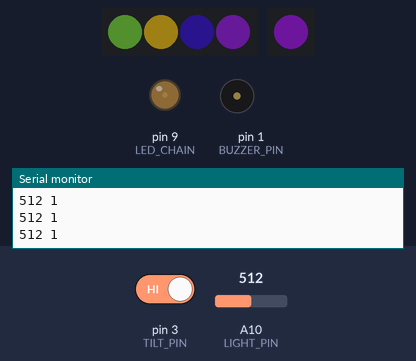
The sketch below on a simulated Arduino Mega 2560, built with avr-gcc and run on an emulated ATmega2560. Shown: 4 RGB LEDs in strip order, left to right, 1 RGB LEDs in strip order, left to right, output pins drawn as LEDs (lit = HIGH), buzzer (waves = sounding), the last lines printed to the serial monitor. The inputs (shaded band) are chosen by the test bench; at power-on: A10 (LIGHT_PIN) = 512, pin 3 (TILT_PIN) HIGH. Dim RGB values are drawn brighter than linear; random numbers use the default seed unless the sketch sets one.

Above: at 6.2 s.
6.3 s: A10 (LIGHT_PIN) set to 6
At 6.92 s:
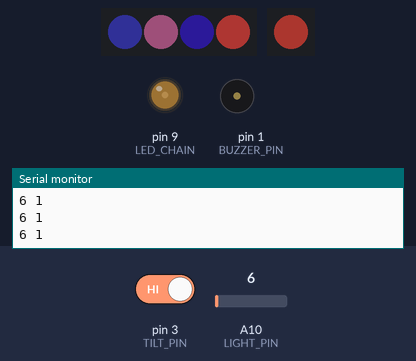
9.3 s: pin 3 (TILT_PIN) driven LOW
At 10.59 s:
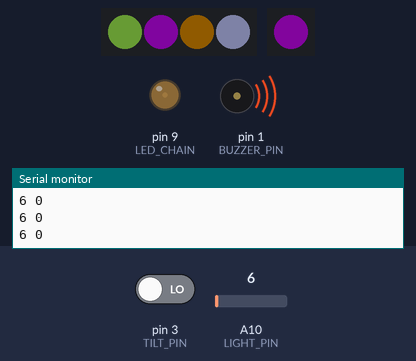
12.3 s: A10 (LIGHT_PIN) set to 0
At 13.13 s:
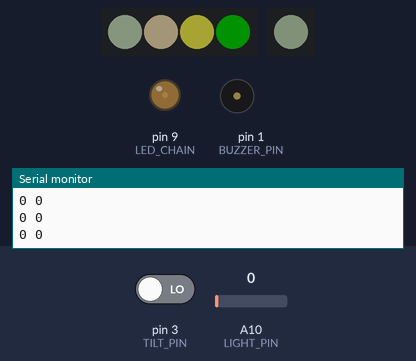
15.3 s: pin 3 (TILT_PIN) driven HIGH
At 15.71 s:
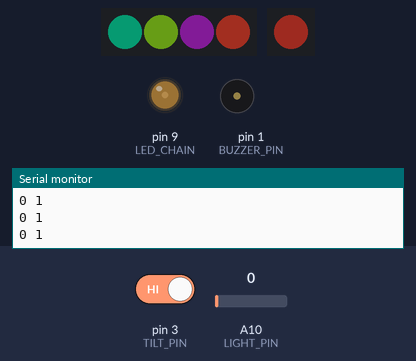
18.3 s: A10 (LIGHT_PIN) set to 18
At 18.58 s:
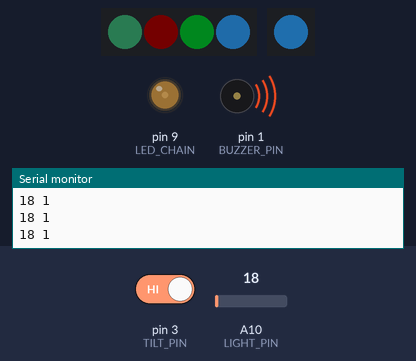
21.3 s: pin 3 (TILT_PIN) driven LOW
At 21.57 s:
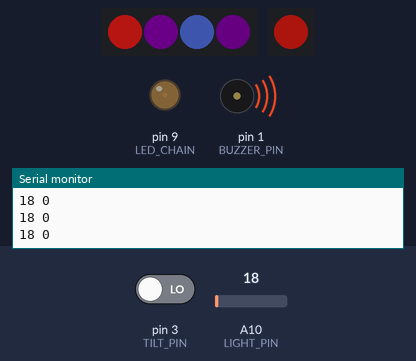
Timing chart, 0 to 27.7 s (numbered marks = the images above; inputs shaded):
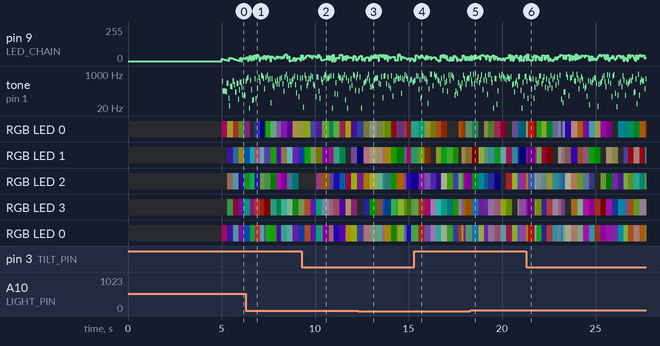

Measured:
- by itself, tone on pin 1 (BUZZER_PIN): plays 428 Hz for 0.02 s, 62 Hz for 0.02 s, 640 Hz for 0.03 s, 586 Hz for 0.03 s, 177 Hz for 0.04 s, 568 Hz for 0.03 s … (101 notes in this stretch)

The sketch:

SzarkowiczDaniel-Chaos-Code.ino
```cpp
#include <Adafruit_NeoPixel.h>

// Defining pins by how they are connected to the FLORA

#define PIXELS_PIN 12
#define PIXELS_COUNT 4

#define ONBOARD_PIXEL_PIN 8
#define ONBOARD_PIXEL_COUNT 1

#define LED_CHAIN 9

#define BUZZER_PIN 1
#define LIGHT_PIN A10
#define TILT_PIN 3

int lightMin = 1023;
int lightMax = 0;
bool tilted = false;

// Initialize the NeoPixels, both the external and the one onboard the FLORA.

Adafruit_NeoPixel strip = Adafruit_NeoPixel(
  PIXELS_COUNT,
  PIXELS_PIN,
  NEO_GRB + NEO_KHZ800
);

Adafruit_NeoPixel onboardPixel = Adafruit_NeoPixel(
  ONBOARD_PIXEL_COUNT,
  ONBOARD_PIXEL_PIN,
  NEO_GRB + NEO_KHZ800
);

void calibrateLightSensor() {
  // Calibrate minimum and maximum of current environment.
  unsigned long start = millis();
  while(millis() - start < 5000) {
    int reading = analogRead(LIGHT_PIN);
    if (reading < lightMin) lightMin = reading;
    if (reading > lightMax) lightMax = reading;

    delay(10);
  }
}

void setRandomSeed() {
  long seed = 0;
  // Subject to change once second sensor is obtained.
  seed ^= analogRead(LIGHT_PIN);
  // State of tilt pin contributes to randomness.
  seed ^= digitalRead(TILT_PIN) << 8;
  seed ^= millis();
  randomSeed(seed);
}

void setup() {
  // Setup pins
  Serial.begin(9600);
  pinMode(LED_CHAIN, OUTPUT);
  pinMode(BUZZER_PIN, OUTPUT);
  pinMode(TILT_PIN, INPUT_PULLUP);

  // Initialize the NeoPixels, both external and onboard.
  strip.begin();
  strip.setBrightness(50);
  strip.show();

  onboardPixel.begin();
  onboardPixel.setBrightness(50);
  onboardPixel.show();

  calibrateLightSensor();
}

void loop() {
  // Light and tilt sensor readings primarily used for testings
  int light = analogRead(LIGHT_PIN);
  int tilt = digitalRead(TILT_PIN);

  // Additional chaos component influenced by light sensor readings.
  int chaos = map(light, lightMin, lightMax, 1, 10);
  chaos = constrain(chaos, 1, 10);

  // This will log our light and tilt sensor readings, very useful for debugging light and tilt sensor functionality.
  Serial.print(light);
  Serial.print(" ");
  Serial.println(tilt);

  // For total randomness we generate a new randomseed every loop iteration.
  setRandomSeed();
  // Set random brightness, bare minimum is that it's still pretty visible.
  int brightness = random(40, 40 + chaos * 20);
  strip.setBrightness(brightness);

  // Gives a slight fading effect to onboard and external NeoPixels. More noticeable when delays are shorter which equals a darker environment.
  for (int i = 0; i < PIXELS_COUNT; i++) {
    uint32_t c = strip.getPixelColor(i);
    int r = (c >> 16) & 255;
    int g = (c >> 8) & 255;
    int b = c & 255;
    strip.setPixelColor(i, strip.Color(r * 0.8, g * 0.8, b * 0.8));
  }

  // Same as code above but only for the FLORA's onboard NeoPixel
  uint32_t oc = onboardPixel.getPixelColor(0);
  int orr = (oc >> 16) & 255;
  int og = (oc >> 8) & 255;
  int ob = oc & 255;
  onboardPixel.setPixelColor(0, onboardPixel.Color(orr * 0.8, og * 0.8, ob * 0.8));

  // Assign random values to random NeoPixels, the onboard NeoPixel is always assigned a random value.
  int pixelIndex = random(PIXELS_COUNT);
  int r = random(256);
  int g = random(256);
  int b = random(256);
  strip.setPixelColor(pixelIndex, strip.Color(r, g, b));
  onboardPixel.setPixelColor(0, onboardPixel.Color(r, g, b));

  // Additional random light color if dark
  for (int i = 0; i < chaos / 3; i++) {
    strip.setPixelColor(random(PIXELS_COUNT), strip.Color(random(256), random(256), random(256)));
    onboardPixel.setPixelColor(0, onboardPixel.Color(random(256), random(256), random(256)));
  }

  // Also assign random light values to the normal LED chain.
  analogWrite(LED_CHAIN, random(0, 25 * chaos));

  strip.show();
  onboardPixel.show();
  delay(random(20, 1 + chaos * 20));

  // Buzzer tone incorporates both the random call and the chaos factor determined by light.
  tone(BUZZER_PIN, random(500 * chaos));
  delay(random(20, 1 + chaos * 20));
  noTone(BUZZER_PIN);

}
```
